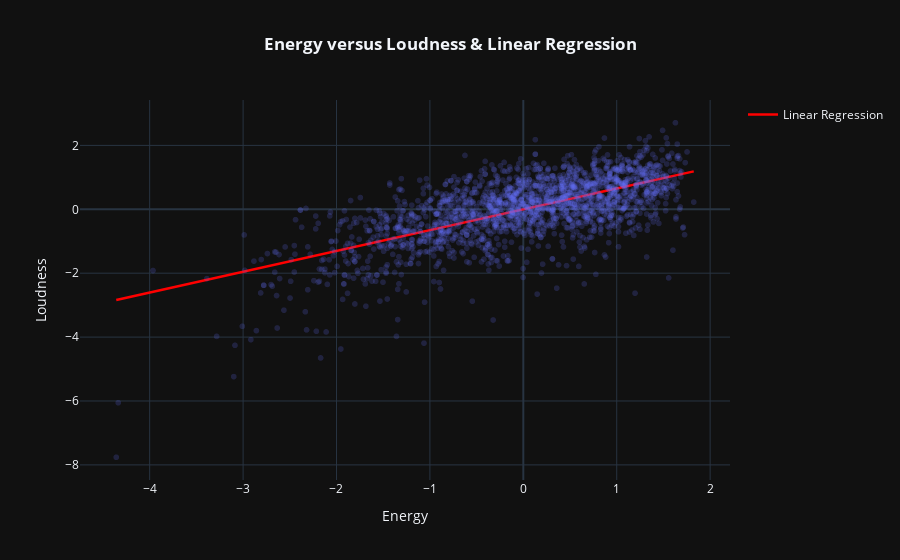

The notebook cell saved with this chart:
### Markdown cell above
## Analysis of results

### Code cell
import plotly.express as px
import plotly.graph_objects as go

fig = px.scatter(
    df,
    x=X_std.flatten(),
    y=y_std.flatten(),
    opacity=0.2,
    template='plotly_dark',
    title='<b>Energy versus Loudness & Linear Regression</b>'
)

fig.add_trace(go.Scatter(
    x=X_std.flatten(),
    y=slr.predict(X_std).flatten(),
    mode='lines',
    name='Linear Regression',
    line=dict(color='red', width=2.5)  # Ajustar el grosor de la línea aquí
))

fig.update_layout(
    xaxis=dict(title='Energy'),
    yaxis=dict(title='Loudness'),
    hovermode='x', 
    title_x=0.5)
fig.show()

### Figure 1 — Plotly figure (JSON) as saved in the notebook; plotly's stock layout.template omitted (floating-point values rounded to 4 significant figures; data arrays with more than 128 entries replaced by an {"elided": "..."} marker saying what was removed)
{"data": [{"hovertemplate": "x=%{x}<br>y=%{y}<extra></extra>", "legendgroup": "", "marker": {"color": "#636efa", "opacity": 0.2, "symbol": "circle"}, "mode": "markers", "name": "", "showlegend": false, "type": "scattergl", "x": {"elided": "2000 float values"}, "xaxis": "x", "y": {"elided": "2000 float values"}, "yaxis": "y"}, {"line": {"color": "red", "width": 2.5}, "mode": "lines", "name": "Linear Regression", "type": "scatter", "x": {"elided": "2000 float values"}, "y": {"elided": "2000 float values"}}], "layout": {"hovermode": "x", "legend": {"tracegroupgap": 0}, "title": {"text": "<b>Energy versus Loudness & Linear Regression</b>", "x": 0.5}, "xaxis": {"anchor": "y", "domain": [0, 1], "title": {"text": "Energy"}}, "yaxis": {"anchor": "x", "domain": [0, 1], "title": {"text": "Loudness"}}}}
